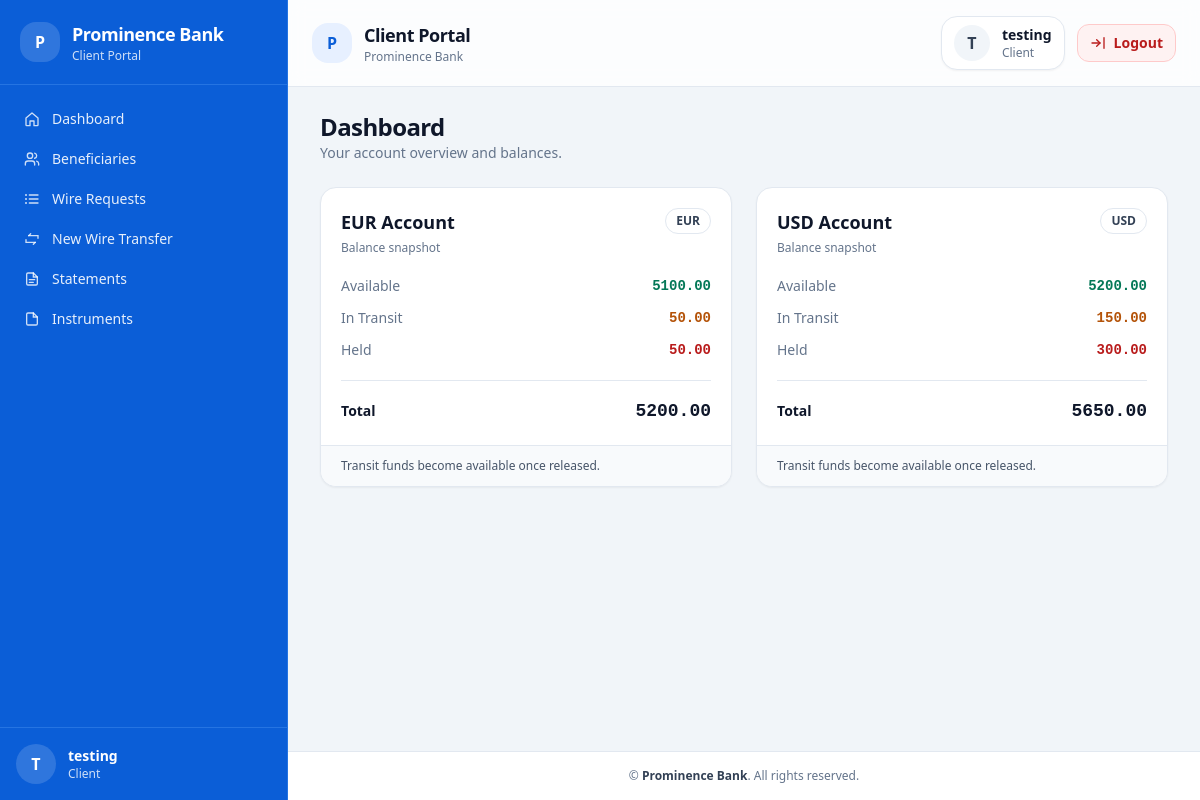
Page /client/dashboard/ (signed in) on the committed database.
### ledger/models.py (models this page shows, shortened)
class Account(models.Model):
    CURRENCY_CHOICES = [
        ('USD', 'USD'),
        ('EUR', 'EUR'),
        ('GBP', 'GBP'),
    ]
    customer = models.ForeignKey(
        User,
        on_delete = models.CASCADE,
        related_name = 'accounts'
    )
    currency = models.CharField(
        max_length = 3,
        choices=CURRENCY_CHOICES
        )
    available_balance = models.DecimalField(
        max_digits = 18,
        decimal_places =2,
        default=Decimal("0.00")
    )
    transit_balance = models.DecimalField(
        max_digits=18,
        decimal_places=2,
        default = Decimal("0.00")
    )
    held_balance = models.DecimalField(
        max_digits=18,
        decimal_places=2,
        default = Decimal("0.00")
    )
    created_at = models.DateTimeField(auto_now_add=True)
    def total_balance(self):
        return (
            self.available_balance
            + self.transit_balance
            + self.held_balance
        )

### client_portal/views.py (the view)
# urls.py: path("dashboard/", views.admin_dashboard, name="admin_dashboard"),
@login_required
def dashboard(request):
    accounts = Account.objects.filter(customer=request.user)
    dashboard_accounts = []
    for acc in accounts:
        dashboard_accounts.append({
            "currency":acc.currency,
            "available":acc.available_balance,
            "transit": acc.transit_balance,
            "held": acc.held_balance,
            "total":acc.total_balance()
        })
    context ={
        "accounts" : dashboard_accounts
    }
    return render(request, "client/dashboard.html", context)

### templates/client/dashboard.html (shortened to what this page needs)
{% extends "client/base_client.html" %}
{% block content %}
<div class="space-y-6">
  <div class="flex flex-col gap-2 sm:flex-row sm:items-end sm:justify-between">
    <div>
      <h1 class="text-xl sm:text-2xl font-semibold tracking-tight text-slate-900">Dashboard</h1>
      <p class="text-sm text-slate-500">Your account overview and balances.</p>
    </div>
  </div>
  {% if accounts %}
  <div class="grid gap-4 sm:gap-6 sm:grid-cols-2 xl:grid-cols-3">
    {% for acc in accounts %}
    <div class="flex flex-col overflow-hidden rounded-2xl border border-slate-200 bg-white shadow-sm hover:shadow transition">
      <div class="flex-1 p-4 sm:p-5">
        <div class="flex items-start justify-between gap-3">
          <div class="min-w-0">
            <h2 class="truncate text-lg font-semibold text-slate-900">
              {{ acc.currency }} Account
            </h2>
            <p class="mt-1 text-xs text-slate-500">Balance snapshot</p>
          </div>
          <span class="shrink-0 inline-flex items-center rounded-full border border-slate-200 bg-white px-2.5 py-1 text-xs font-semibold text-slate-700">
            {{ acc.currency }}
          </span>
        </div>
        <dl class="mt-5 space-y-3 text-sm">
          <div class="flex items-center justify-between gap-3">
            <dt class="text-slate-500">Available</dt>
            <dd class="font-mono tabular-nums font-semibold text-emerald-700 whitespace-nowrap">
              {{ acc.available }}
            </dd>
          </div>
          <div class="flex items-center justify-between gap-3">
            <dt class="text-slate-500">In Transit</dt>
            <dd class="font-mono tabular-nums font-semibold text-amber-700 whitespace-nowrap">
              {{ acc.transit }}
            </dd>
          </div>
          <div class="flex items-center justify-between gap-3">
            <dt class="text-slate-500">Held</dt>
            <dd class="font-mono tabular-nums font-semibold text-red-700 whitespace-nowrap">
              {{ acc.held }}
            </dd>
          </div>
        </dl>
        <div class="mt-5 border-t border-slate-200 pt-4">
          <div class="flex items-baseline justify-between gap-3">
            <span class="text-sm font-semibold text-slate-900">Total</span>
            <span class="font-mono tabular-nums text-lg font-semibold text-slate-900 whitespace-nowrap">
              {{ acc.total }}
            </span>
          </div>
        </div>
      </div>
      <div class="border-t border-slate-200 bg-slate-50 px-4 py-3 sm:px-5">
        <p class="text-xs text-slate-600">
          Transit funds become available once released.
        </p>
      </div>
    </div>
    {% endfor %}
  </div>
  {% endif %}
</div>
{% endblock %}

### templates/client/partials/sidebar.html (shortened to what this page needs)
<aside class="w-72 h-screen bg-bankBlue text-white flex flex-col border-r border-blue-400/30 overflow-y-auto">
  <div class="px-5 py-5 border-b border-blue-400/30">
    <div class="flex items-center justify-between gap-3">
      <div class="flex items-center gap-3 min-w-0">
        <div class="h-10 w-10 shrink-0 rounded-2xl bg-white/15 flex items-center justify-center font-bold">
          P
        </div>
        <div class="leading-tight min-w-0">
          <div class="text-lg font-semibold tracking-tight truncate">Prominence Bank</div>
          <div class="text-xs text-white/80 truncate">Client Portal</div>
        </div>
      </div>
    </div>
  </div>
  <nav class="flex-1 px-3 py-4 text-sm">
    <div class="space-y-1">
      <a href="{% url 'client_dashboard' %}"
         class="group flex items-center gap-3 rounded-xl px-3 py-3 sm:py-2 text-white/90 hover:bg-white/15 hover:text-white transition">
        <svg class="h-4 w-4 text-white/80 group-hover:text-white" viewBox="0 0 24 24" fill="none" aria-hidden="true">
          <path d="M3 10.5 12 3l9 7.5V21a1 1 0 0 1-1 1h-5v-7H9v7H4a1 1 0 0 1-1-1v-10.5Z"
                stroke="currentColor" stroke-width="2" stroke-linecap="round" stroke-linejoin="round"/>
        </svg>
        <span class="font-medium">Dashboard</span>
      </a>
      <a href="{% url 'transfers:client_beneficiaries' %}"
         class="group flex items-center gap-3 rounded-xl px-3 py-3 sm:py-2 text-white/90 hover:bg-white/15 hover:text-white transition">
        <span class="font-medium">Beneficiaries</span>
      </a>
      <a href="{% url 'transfers:client_wire_requests' %}"
         class="group flex items-center gap-3 rounded-xl px-3 py-3 sm:py-2 text-white/90 hover:bg-white/15 hover:text-white transition">
        <svg class="h-4 w-4 text-white/80 group-hover:text-white" viewBox="0 0 24 24" fill="none" aria-hidden="true">
          <path d="M8 6h13M8 12h13M8 18h13" stroke="currentColor" stroke-width="2" stroke-linecap="round"/>
          <path d="M3 6h.01M3 12h.01M3 18h.01" stroke="currentColor" stroke-width="3" stroke-linecap="round"/>
        </svg>
        <span class="font-medium">Wire Requests</span>
      </a>
      <a href="{% url 'transfers:client_wire_create' %}"
         class="group flex items-center gap-3 rounded-xl px-3 py-3 sm:py-2 text-white/90 hover:bg-white/15 hover:text-white transition">
        <span class="font-medium">New Wire Transfer</span>
      </a>
      <a href="{% url 'client_statements' %}"
         class="group flex items-center gap-3 rounded-xl px-3 py-3 sm:py-2 text-white/90 hover:bg-white/15 hover:text-white transition">
        <span class="font-medium">Statements</span>
      </a>
      <a href="{% url 'instruments:client_ktt_list' %}"
         class="group flex items-center gap-3 rounded-xl px-3 py-3 sm:py-2 text-white/90 hover:bg-white/15 hover:text-white transition">
        <svg class="h-4 w-4 text-white/80 group-hover:text-white" viewBox="0 0 24 24" fill="none" aria-hidden="true">
          <path d="M14 3H6a2 2 0 0 0-2 2v14a2 2 0 0 0 2 2h12a2 2 0 0 0 2-2V9l-6-6Z" stroke="currentColor" stroke-width="2"/>
          <path d="M14 3v6h6" stroke="currentColor" stroke-width="2" stroke-linecap="round"/>
        </svg>
        <span class="font-medium">Instruments</span>
      </a>
    </div>
  </nav>
  <div class="border-t border-blue-400/30 p-4">
    <div class="flex items-center gap-3">
      <div class="flex h-10 w-10 items-center justify-center rounded-full bg-white/15 font-semibold">
        {{ request.user.username|slice:":1"|upper }}
      </div>
      <div class="min-w-0">
        <div class="truncate text-sm font-semibold text-white">{{ request.user.username }}</div>
        <div class="text-xs text-white/80">Client</div>
      </div>
    </div>
  </div>
</aside>

### templates/client/partials/navbar.html (shortened to what this page needs)
<header class="sticky top-0 z-40 border-b border-slate-200 bg-white/80 backdrop-blur">
  <div class="mx-auto flex max-w-7xl items-center justify-between px-4 py-3 sm:px-6 sm:py-4">
    <a href="{% url 'client_dashboard' %}" class="flex items-center gap-3 min-w-0">
      <div class="flex h-10 w-10 shrink-0 items-center justify-center rounded-2xl bg-bankBlueLight text-bankBlue font-bold">
        P
      </div>
      <div class="hidden sm:block leading-tight min-w-0">
        <div class="text-lg font-semibold tracking-tight text-slate-900 truncate">Client Portal</div>
        <div class="text-xs text-slate-500 truncate">Prominence Bank</div>
      </div>
    </a>
    <div class="flex items-center gap-2 sm:gap-3">
      <div class="hidden sm:flex items-center gap-3 rounded-2xl border border-slate-200 bg-white px-3 py-2 shadow-sm">
        <div class="flex h-9 w-9 items-center justify-center rounded-full bg-slate-100 text-slate-700 font-semibold">
          {{ request.user.username|slice:":1"|upper }}
        </div>
        <div class="leading-tight">
          <div class="text-sm font-semibold text-slate-900">
            {{ request.user.username }}
          </div>
          <div class="text-xs text-slate-500">Client</div>
        </div>
      </div>
      <a href="{% url 'logout' %}"
         class="inline-flex items-center justify-center gap-2 rounded-xl border border-red-200 bg-red-50 px-3 py-2 text-sm font-semibold text-red-700 hover:bg-red-100 focus:outline-none focus:ring-4 focus:ring-red-100">
        <span class="hidden sm:inline">Logout</span>
      </a>
    </div>
  </div>
</header>

### rows in the picture
Account: currency "EUR", currency "EUR", available "5100.00", transit "50.00", held "50.00"
Account: currency "USD", currency "USD", available "5200.00", transit "150.00", held "300.00"

### other values in the picture
{{ request.user.username|slice:":1"|upper }} "T"
{{ request.user.username }} "testing"
{{ acc.total }} "5200.00" "5650.00"
